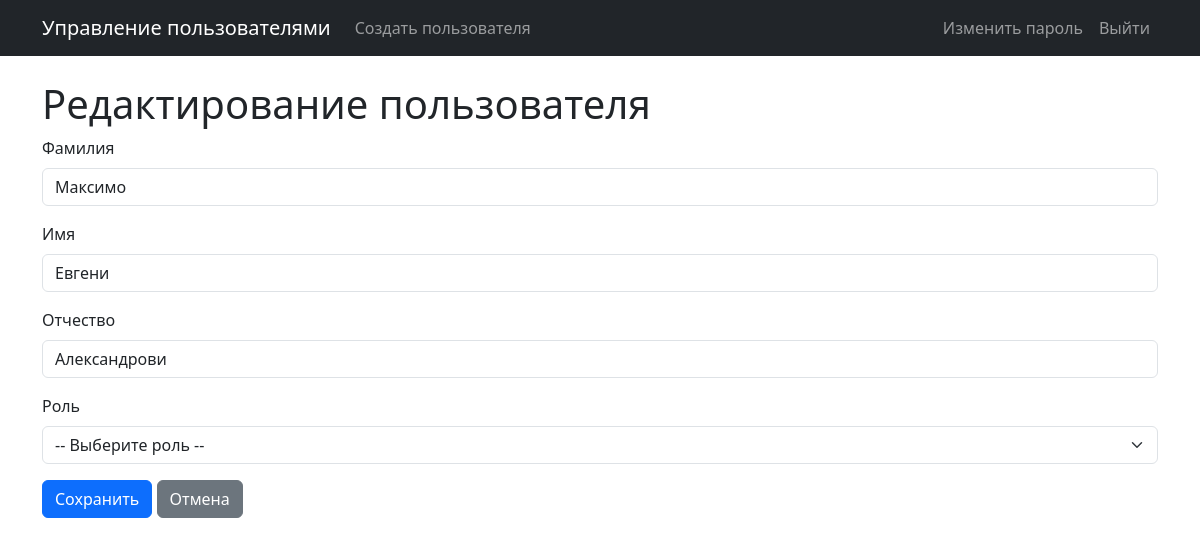
Page /user/6/edit (signed in) on the committed database.
### app.py (models this page shows, shortened)
class User(UserMixin, db.Model):
    id = db.Column(db.Integer, primary_key=True)
    login = db.Column(db.String(50), unique=True, nullable=False)
    password_hash = db.Column(db.String(128), nullable=False)
    last_name = db.Column(db.String(50))
    first_name = db.Column(db.String(50), nullable=False)
    middle_name = db.Column(db.String(50))
    role_id = db.Column(db.Integer, db.ForeignKey('role.id'))
    created_at = db.Column(db.DateTime, default=datetime.utcnow)

### app.py (the view, shortened to what this page needs)
@app.route('/user/<int:user_id>/edit', methods=['GET', 'POST'])
@login_required  # Требуется авторизация
def edit_user(user_id):
    user = User.query.get_or_404(user_id)
    roles = Role.query.all()
    return render_template('user_form.html', user=user, roles=roles)

### app.py (called while the page is built)
@login_manager.user_loader
def load_user(user_id):
    return User.query.get(int(user_id))

### templates/user_form.html (shortened to what this page needs)
{% extends "base.html" %}
{% block content %}
<h1>{% if user %}Редактирование{% else %}Создание{% endif %} пользователя</h1>
<form method="POST">
    <div class="mb-3">
        <label for="last_name" class="form-label">Фамилия</label>
        <input type="text" class="form-control" id="last_name" name="last_name" value="{{ user.last_name if user else last_name or '' }}">
    </div>
    <div class="mb-3">
        <label for="first_name" class="form-label">Имя</label>
        <input type="text" class="form-control" id="first_name" name="first_name" value="{{ user.first_name if user else first_name or '' }}" required>
    </div>
    <div class="mb-3">
        <label for="middle_name" class="form-label">Отчество</label>
        <input type="text" class="form-control" id="middle_name" name="middle_name" value="{{ user.middle_name if user else middle_name or '' }}">
    </div>
    <div class="mb-3">
        <label for="role_id" class="form-label">Роль</label>
        <select class="form-select" id="role_id" name="role_id">
            <option value="">-- Выберите роль --</option>
        </select>
    </div>
    <button type="submit" class="btn btn-primary">Сохранить</button>
    <a href="{{ url_for('index') }}" class="btn btn-secondary">Отмена</a>
</form>
{% endblock %}

### rows in the picture
User: last_name "Максимо", first_name "Евгени", middle_name "Александрови"
